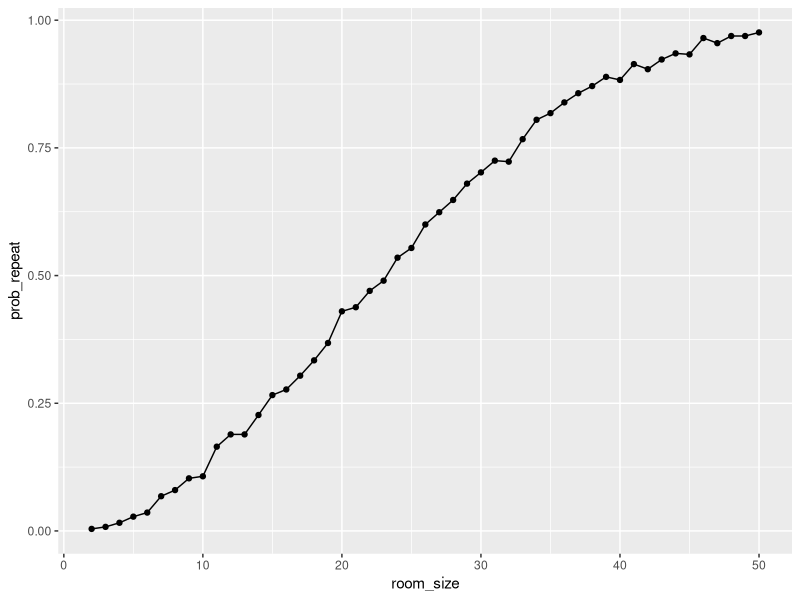

This figure's R source:
## ---- chunk 1
library(tidyverse)
## ---- chunk 2
bday_sim = function (n_room) {
  
  birthdays = sample(1:365, n_room, replace = TRUE)

  repeated_bday = length(unique(birthdays)) < n_room

  repeated_bday
}
## ---- chunk 3
bday_sim_results = 
  expand_grid(
    room_size = 2:50,
  iter = 1:1000
  ) %>% 
  mutate(
    results = map_lgl(room_size, bday_sim)
  ) %>% 
  group_by(
    room_size
  ) %>% 
  summarise(
    prob_repeat = mean(results)
  )
## ---- chunk 4
bday_sim_results %>% 
  ggplot(aes(x = room_size, y = prob_repeat)) +
  geom_point() +
  geom_line()
## ---- chunk 5
null_df = function(n = 30, mu = 0, sigma = 2) {
  
 sim_df =
  tibble(
    x = rnorm(n = n, mean = mu, sd = sigma)
    )
 
 null_df %>% 
    summarize(
      mu_hat = mean(x),
      sigma_hat = sd(x)
    ) 

}
